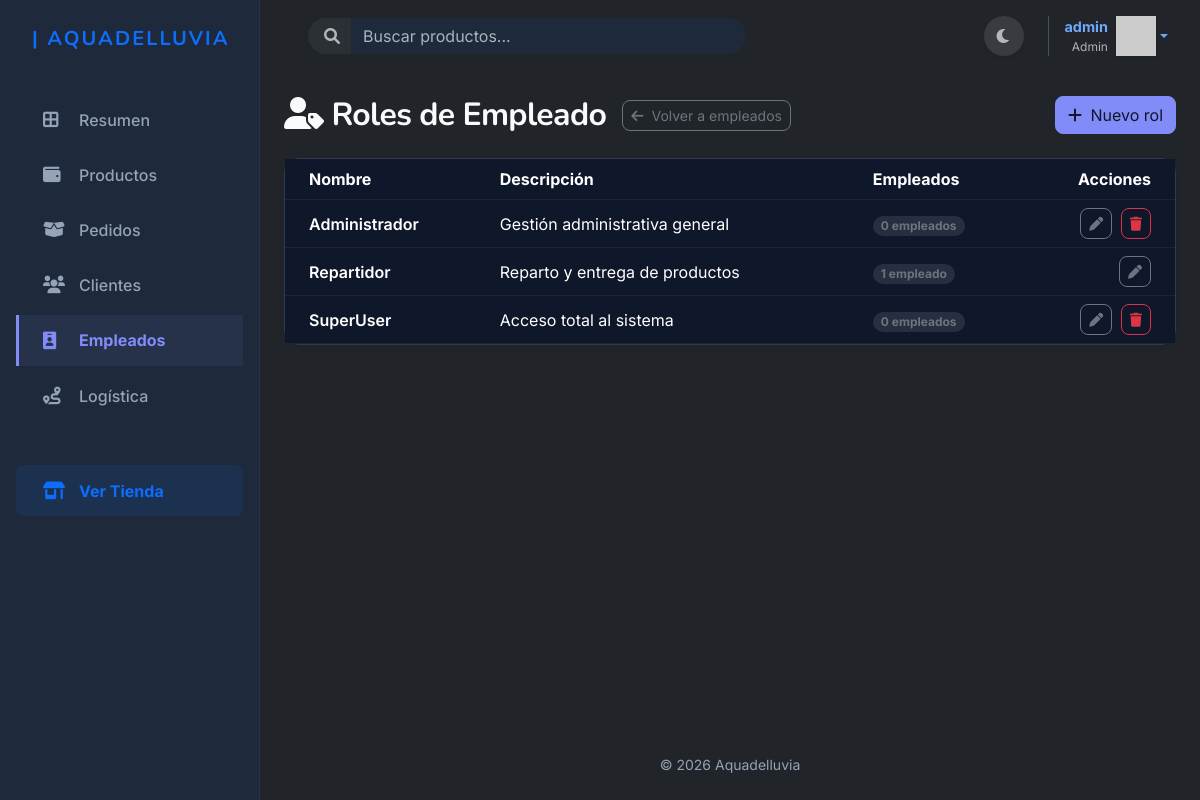
The page /empleados/roles/ (signed in) on the database its author committed.
### apps/autenticacion/models.py (models this page shows, shortened)
class Usuario(AbstractUser):
    imagen_perfil = models.ImageField(upload_to='perfiles/', null=True, blank=True,default='usuarios/default.jpg')
    email = models.EmailField(unique=True)
    celular1 = models.CharField(max_length=20, null=True, blank=True)
    celular2 = models.CharField(max_length=20, null=True, blank=True)

### apps/empleados/models.py (models this page shows, shortened)
class RolEmpleado(models.Model):
    id_rol = models.AutoField(primary_key=True)
    nombre = models.CharField(max_length=60, unique=True, verbose_name="Nombre")
    descripcion = models.TextField(blank=True, verbose_name="Descripción")
    class Meta:
        ordering = ['nombre']
        verbose_name = 'Rol de empleado'
        verbose_name_plural = 'Roles de empleado'

### apps/empleados/views.py (the view)
# urls.py: path('roles/', views.listar_roles, name='listar_roles'),
@login_required
def listar_roles(request):
    if not request.user.is_superuser:
        messages.error(request, 'Solo los administradores principales pueden gestionar roles.')
        return redirect('apps.empleados:listar_empleados')
    roles = RolEmpleado.objects.annotate(empleados_count=Count('empleados'))
    return render(request, 'empleados/roles/listar_roles.html', {'roles': roles})

### apps/autenticacion/templatetags/grupos.py (called while the page is built)
@register.filter(name='has_group')
def has_group(user, group_name):
    return user.groups.filter(name=group_name).exists()

### apps/carrito/context_processors.py (called while the page is built)
def carrito_total(request):
    total_items = 0
    if request.user.is_authenticated:
        carrito = Carrito.objects.filter(usuario=request.user).first()
        if carrito:
            total_items = carrito.total_items()
    return {'carrito_total_items': total_items}

### apps/carrito/models.py (called while the page is built)
    def total_items(self):
        return sum(item.cantidad for item in self.items.all())

### templates/empleados/roles/listar_roles.html (shortened to what this page needs)
{% extends 'base_dashboard.html' %}
{% load grupos %}
{% block content %}
<div class="d-flex justify-content-between align-items-center flex-wrap gap-3 mb-4">
    <div class="d-flex align-items-center gap-3">
        <h2 class="mb-0 fw-bold"><i class="fa-solid fa-user-tag me-2"></i>Roles de Empleado</h2>
        <a href="{% url 'apps.empleados:listar_empleados' %}" class="btn btn-sm btn-outline-secondary rounded-3">
            <i class="fa-solid fa-arrow-left me-1"></i> Volver a empleados
        </a>
    </div>
    <a href="{% url 'apps.empleados:crear_rol' %}" class="btn btn-primary rounded-3">
        <i class="fa-solid fa-plus me-1"></i> Nuevo rol
    </a>
</div>
<div class="card shadow-sm rounded-4 mb-4">
    <div class="card-body p-0">
        <div class="table-responsive">
            <table class="table table-hover mb-0 align-middle">
                <thead>
                    <tr>
                        <th class="ps-4">Nombre</th>
                        <th>Descripción</th>
                        <th>Empleados</th>
                        <th class="text-end pe-4">Acciones</th>
                    </tr>
                </thead>
                <tbody>
                    {% for rol in roles %}
                    <tr>
                        <td class="ps-4 fw-semibold">{{ rol.nombre }}</td>
                        <td>{{ rol.descripcion|default:"-"|truncatechars:80 }}</td>
                        <td>
                            <span class="badge bg-secondary bg-opacity-25 text-secondary rounded-pill px-2">
                                {{ rol.empleados_count }} empleado{{ rol.empleados_count|pluralize }}
                            </span>
                        </td>
                        <td class="text-end pe-4">
                            <a href="{% url 'apps.empleados:editar_rol' rol.id %}" class="btn btn-sm btn-outline-secondary rounded-3" title="Editar">
                                <i class="fa-solid fa-pen"></i>
                            </a>
                            {% if rol.empleados_count == 0 %}
                            <a href="{% url 'apps.empleados:eliminar_rol' rol.id %}" class="btn btn-sm btn-outline-danger rounded-3 ms-1" title="Eliminar">
                                <i class="fa-solid fa-trash"></i>
                            </a>
                            {% endif %}
                        </td>
                    </tr>
                    {% endfor %}
                </tbody>
            </table>
        </div>
    </div>
</div>
{% endblock %}

### templates/base_dashboard.html (shortened to what this page needs)
{% load grupos %}
{% load static %}
<!DOCTYPE html>
<html lang="es" data-bs-theme="dark">
<head>
    <link href="https://cdn.jsdelivr.net/npm/bootstrap@5.3.8/dist/css/bootstrap.min.css" rel="stylesheet">
    <link rel="stylesheet" href="{% static 'style/dashboard.css' %}?v=8">
    <link rel="stylesheet" href="{% static 'style/productos.css' %}?v=6">
    <link rel="stylesheet" href="https://cdnjs.cloudflare.com/ajax/libs/font-awesome/6.0.0/css/all.min.css">
</head>
<body class="bg-body">
    <div id="main-wrapper">
        <aside id="sidebar" class="d-none d-lg-flex flex-column p-3 vh-100 sticky-top">
            <a href="{% url 'inicio' %}" class="navbar-brand d-flex align-items-center mb-4 mt-2 px-3 text-decoration-none">
                <span class="fs-5 fw-bold text-primary tracking-wide text-uppercase" style="letter-spacing: 2px;">| Aquadelluvia</span>
            </a>
            <ul class="nav flex-column mb-auto gap-1 mt-3">
                <li class="nav-item">
                    <a href="{% url 'dashboard' %}" class="sidebar-link {% if request.resolver_match.view_name == 'dashboard' %}active{% endif %}">
                        <i class="fa-solid fa-border-all"></i> Resumen
                    </a>
                </li>
                <li class="nav-item">
                    <a href="{% url 'apps.productos:listar_productos_admin' %}" class="sidebar-link {% if request.resolver_match.view_name == 'apps.productos:listar_productos_admin' %}active{% endif %}">
                        <i class="fa-solid fa-wallet"></i> Productos
                    </a>
                </li>
                {% if user.is_superuser or user|has_group:"Vendedor" %}
                <li class="nav-item">
                    <a href="{% url 'apps.pedidos:listar_pedidos' %}" class="sidebar-link {% if 'pedidos' in request.resolver_match.view_name %}active{% endif %}">
                        <i class="fa-solid fa-box-open"></i> Pedidos
                    </a>
                </li>
                <li class="nav-item">
                    <a href="{% url 'apps.clientes:listar_clientes' %}" class="sidebar-link {% if 'clientes' in request.resolver_match.view_name %}active{% endif %}">
                        <i class="fa-solid fa-users"></i> Clientes
                    </a>
                </li>
                <li class="nav-item">
                    <a href="{% url 'apps.empleados:listar_empleados' %}" class="sidebar-link {% if 'empleados' in request.resolver_match.view_name %}active{% endif %}">
                        <i class="fa-solid fa-id-badge"></i> Empleados
                    </a>
                </li>
                {% endif %}
                {% if user.is_superuser or user|has_group:"Vendedor" or user|has_group:"Repartidor" %}
                <li class="nav-item">
                    <a href="{% url 'apps.logistica:listar_rutas' %}" class="sidebar-link {% if 'logistica' in request.resolver_match.view_name %}active{% endif %}">
                        <i class="fa-solid fa-route"></i> Logística
                    </a>
                </li>
                {% endif %}
                <li class="nav-item mt-auto pt-3">
                    <a href="{% url 'inicio' %}" class="sidebar-link text-primary fw-bold bg-primary bg-opacity-10 mt-4 rounded-3" target="_blank">
                        <i class="fa-solid fa-shop"></i> Ver Tienda
                    </a>
                </li>
            </ul>
        </aside>
        <div id="page-content-wrapper">
            <header class="top-header">
                <form class="d-flex me-auto ms-3 d-none d-md-flex w-50" role="search" action="{% url 'apps.buscador:buscar_productos' %}" method="get">
                    <div class="input-group">
                        <span class="input-group-text bg-surface border-0 rounded-start-pill ps-3 text-muted"><i class="fa-solid fa-search"></i></span>
                        <input class="form-control bg-surface border-0 rounded-end-pill shadow-none" type="search" name="q" placeholder="Buscar productos..." aria-label="Buscar" value="{{ query}}">
                    </div>
                </form>
                <div class="d-flex align-items-center gap-3">
                    <button class="toggle-theme-btn btn btn-light rounded-circle border-0 shadow-sm text-muted" style="width: 40px; height: 40px;">
                        <i class="fa-solid fa-moon"></i>
                    </button>
                    <div class="ms-2 ps-3 border-start border-light-subtle d-flex align-items-center">
                        {% if user.is_authenticated %}
                            <div class="dropdown">
                                <a href="#" class="d-flex align-items-center text-decoration-none dropdown-toggle" id="dropdownUser" data-bs-toggle="dropdown" aria-expanded="false">
                                    <div class="text-end me-2 d-none d-md-block">
                                        <div class="fw-bold text-main" style="font-size: 0.9rem;">{{ user.username }}</div>
                                        <div class="text-muted" style="font-size: 0.75rem;">{% if user.is_superuser %}Admin{% else %}Usuario{% endif %}</div>
                                    </div>
                                    <img src="https://ui-avatars.com/api/?name={{ user.username }}&background=6466f1&color=fff&rounded=true" alt="" width="40" height="40" class="shadow-sm">
                                </a>
                            </div>
                        {% else %}
                            <a class="btn btn-outline-primary rounded-pill btn-sm fw-bold px-3" href="{% url 'apps.autenticacion:ingresar' %}">Ingresar</a>
                        {% endif %}
                    </div>
                </div>
            </header>
            <main class="container-fluid px-4 py-4 flex-grow-1">
                {% block content %}{% endblock %}
            </main>
            <footer class="footer mt-auto py-4 text-center">
                <div class="container-fluid px-4">
                    <span class="small">&copy; 2026 Aquadelluvia</span>
                </div>
            </footer>
        </div>
    </div>
</body>
</html>

### static/style/dashboard.css (style rules this page uses)
:root, [data-bs-theme="light"] { --bg-main: #F8FAFC; --bg-surface: #FFFFFF; --color-primary: #4338ca; --color-secondary: #6366f1; --color-accent: #ea580c; --text-main: #0f172a; --text-muted: #475569; --bs-info: #0284c7; --bs-info-rgb: 2, 132, 199; --bs-warning: #d97706; --bs-warning-rgb: 217, 119, 6; --bs-success: #16a34a; --bs-success-rgb: 22, 163, 74; --bs-danger: #dc2626; --bs-danger-rgb: 220, 38, 38; --sidebar-width: 260px; --sidebar-bg: #FFFFFF; --sidebar-border: #e2e8f0; --font-body: 'Inter', sans-serif; --font-heading: 'Nunito', sans-serif; --bs-body-bg: var(--bg-main); --bs-body-color: var(--text-main); --bs-primary: var(--color-primary); --bs-secondary: var(--color-secondary); }
[data-bs-theme="dark"] { --bg-main: #0F172A; --bg-surface: #1E293B; --color-primary: #818cf8; --color-secondary: #c7d2fe; --color-accent: #fbbf24; --text-main: #f8fafc; --text-muted: #94a3b8; --bs-info: #38bdf8; --bs-info-rgb: 56, 189, 248; --bs-warning: #fbbf24; --bs-warning-rgb: 251, 191, 36; --bs-success: #4ade80; --bs-success-rgb: 74, 222, 128; --bs-danger: #f87171; --bs-danger-rgb: 248, 113, 113; --sidebar-width: 260px; --sidebar-bg: #1E293B; --sidebar-border: rgba(255, 255, 255, 0.05); --bs-body-bg: var(--bg-main); --bs-body-color: var(--text-main); --bs-primary: var(--color-primary); --bs-secondary: var(--color-secondary); --bs-border-color: rgba(255, 255, 255, 0.05); }
body { background-color: var(--bs-body-bg); color: var(--bs-body-color); font-family: var(--font-body); transition: background-color 0.3s ease, color 0.3s ease; }
h1, h2, h3, h4, h5, h6, .navbar-brand { font-family: var(--font-heading); font-weight: 800; letter-spacing: -0.02em; }
h2 { font-size: 2rem; color: var(--text-main); }
.btn { transition: all 0.3s ease; }
[data-bs-theme="dark"] .btn-primary { background-color: var(--color-primary); border-color: var(--color-primary); color: var(--bg-main); }
[data-bs-theme="dark"] .btn-light { background-color: rgba(255, 255, 255, 0.1); color: var(--text-main); border-color: transparent; }
[data-bs-theme="dark"] .form-control, [data-bs-theme="dark"] .form-select { background-color: var(--bg-surface); border-color: rgba(255, 255, 255, 0.1); color: var(--text-main); }
#main-wrapper { display: flex; min-height: 100vh; }
#sidebar { width: var(--sidebar-width); background-color: var(--sidebar-bg); border-right: 1px solid var(--sidebar-border); flex-shrink: 0; transition: all 0.3s ease; }
#page-content-wrapper { flex-grow: 1; min-width: 0; display: flex; flex-direction: column; }
.sidebar-link { display: flex; align-items: center; padding: 0.85rem 1.5rem; color: var(--text-muted); font-weight: 500; text-decoration: none; transition: all 0.2s ease; border-left: 3px solid transparent; }
.sidebar-link i { width: 24px; margin-right: 12px; font-size: 1.1rem; }
.sidebar-link.active { color: var(--color-primary); border-left-color: var(--color-primary); background-color: rgba(67, 56, 202, 0.08); font-weight: 700; }
[data-bs-theme="dark"] .sidebar-link.active { background-color: rgba(129, 140, 248, 0.08); }
.top-header { background-color: transparent; padding: 1rem 2rem; display: flex; justify-content: flex-end; align-items: center; }
.footer { background-color: transparent !important; border-top: none !important; color: var(--text-muted) !important; }

### rows shown on the page
Usuario: username "admin"
RolEmpleado: nombre "Administrador", descripcion "Gestión administrativa general", empleados_count "0"
RolEmpleado: nombre "Repartidor", descripcion "Reparto y entrega de productos", empleados_count "1"
RolEmpleado: nombre "SuperUser", descripcion "Acceso total al sistema", empleados_count "0"
